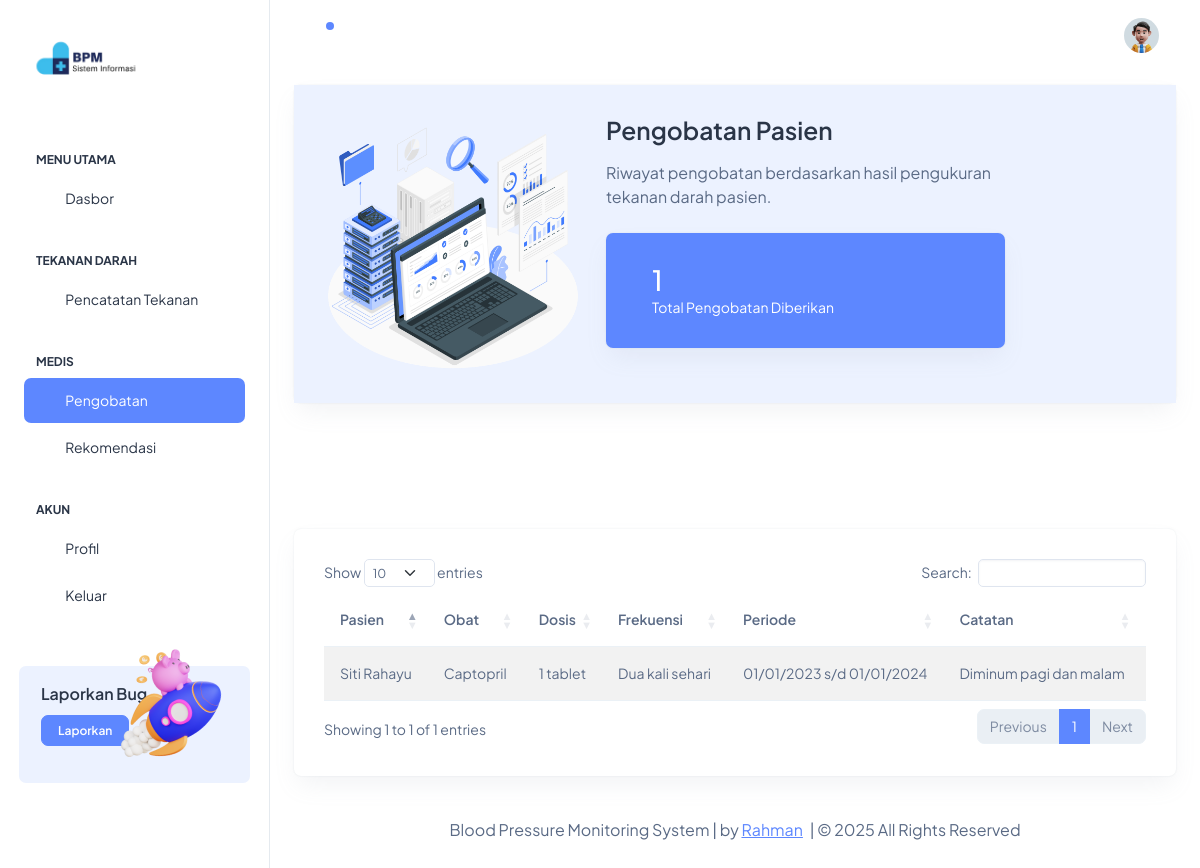
Page /App/Views/pengobatan.php (signed in) on the earlier database version.
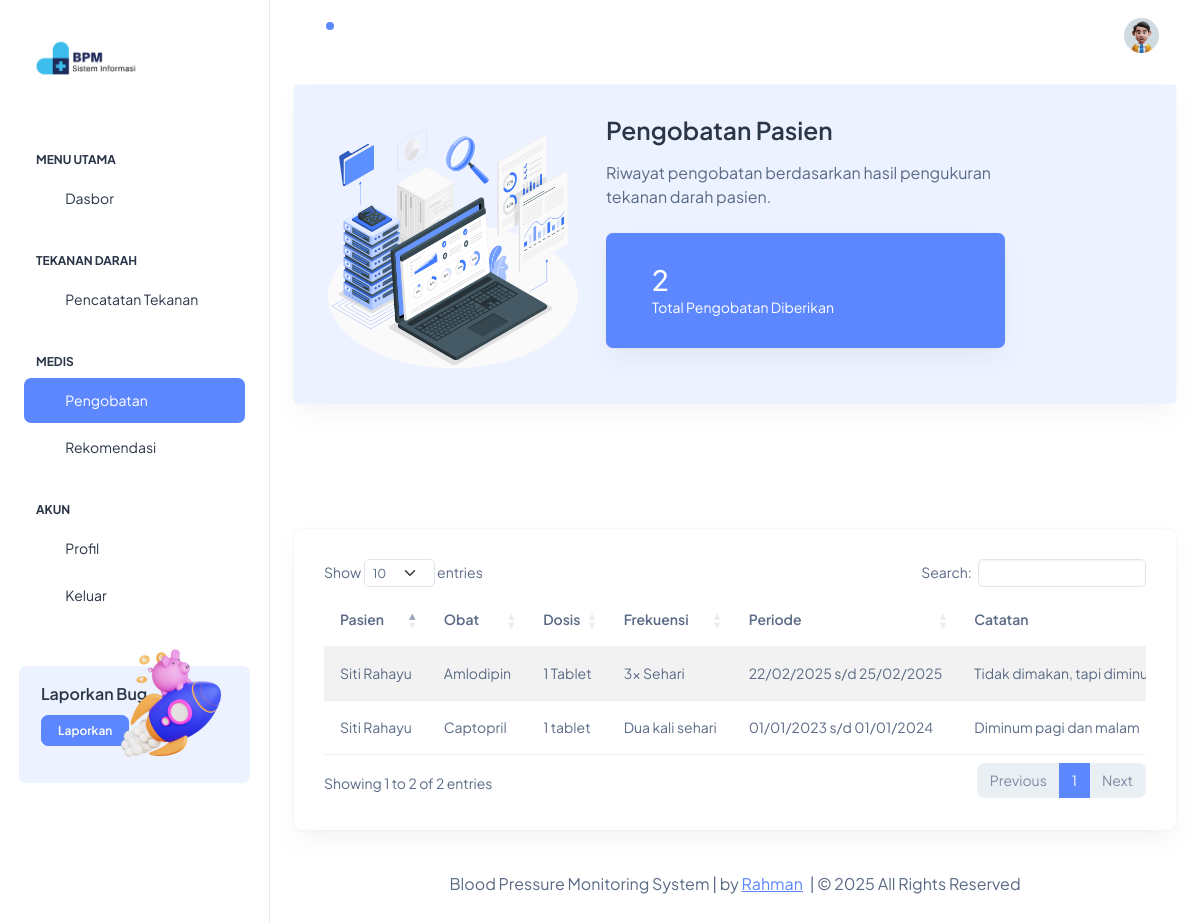
Same page on the later database version.
### tables this page shows
CREATE TABLE `patient_medications` (
  `patient_medication_id` int NOT NULL,
  `patient_id` int DEFAULT NULL,
  `medication_id` int DEFAULT NULL,
  `dosage` varchar(50) DEFAULT NULL,
  `frequency` varchar(50) DEFAULT NULL,
  `start_date` date DEFAULT NULL,
  `end_date` date DEFAULT NULL,
  `prescribed_by` int DEFAULT NULL,
  `notes` text
);

CREATE TABLE `patient_profiles` (
  `patient_id` int NOT NULL,
  `user_id` int DEFAULT NULL,
  `full_name` varchar(100) NOT NULL,
  `date_of_birth` date NOT NULL,
  `gender` enum('M','F') NOT NULL,
  `address` text,
  `phone_number` varchar(20) DEFAULT NULL,
  `emergency_contact` varchar(100) DEFAULT NULL,
  `emergency_phone` varchar(20) DEFAULT NULL,
  `medical_history` text
);

CREATE TABLE `medications` (
  `medication_id` int NOT NULL,
  `name` varchar(100) NOT NULL,
  `description` text,
  `dosage_form` varchar(50) DEFAULT NULL,
  `created_by` int DEFAULT NULL,
  `created_at` timestamp NULL DEFAULT CURRENT_TIMESTAMP
);

### App/Config/Database.php (called while the page is built, shortened)
<?php
class Database
{
    private $host = 'localhost';
    private $db_name = 'blood_pressure_monitoring';
    private $username = 'root';
    private $password = '';
    private $conn;
    private function connect()
    {
        try {
            $this->conn = new PDO(
                'mysql:host=' . $this->host . ';dbname=' . $this->db_name,
                $this->username,
                $this->password
            );
            $this->conn->setAttribute(PDO::ATTR_ERRMODE, PDO::ERRMODE_EXCEPTION);
            $this->conn->setAttribute(PDO::ATTR_DEFAULT_FETCH_MODE, PDO::FETCH_ASSOC);
        } catch (PDOException $e) {
            echo 'Connection Error: ' . $e->getMessage();
        }
    }
    public function query($query, $params = [])
    {
        $stmt = $this->conn->prepare($query);
        $stmt->execute($params);
        return $stmt;
    }
}

### App/Controllers/PengobatanController.php (called while the page is built, shortened)
<?php
require_once __DIR__ . '/../Models/PengobatanModel.php';
class PengobatanController
{
    private $pengobatanModel;
    public function __construct()
    {
        $this->pengobatanModel = new PengobatanModel();
    }
    public function getAllPrescriptions()
    {
        if ($_SESSION['role'] === 'patient') {
            return $this->pengobatanModel->getPatientPrescriptions($_SESSION['user_id']);
        }
        return $this->pengobatanModel->getAllPrescriptions();
    }
}

### App/Models/PengobatanModel.php (called while the page is built, shortened)
<?php
require_once __DIR__ . '/../Config/Database.php';
class PengobatanModel
{
    private $db;
    public function __construct()
    {
        $this->db = new Database();
    }
    public function getPatientPrescriptions($userId)
    {
        $query = "SELECT pm.*,
                         m.name as medication_name,
                         m.dosage_form,
                         pp.full_name as patient_name,
                         dp.full_name as doctor_name
                  FROM patient_medications pm
                  JOIN medications m ON pm.medication_id = m.medication_id
                  JOIN patient_profiles pp ON pm.patient_id = pp.patient_id
                  JOIN doctor_profiles dp ON pm.prescribed_by = dp.doctor_id
                  WHERE pp.user_id = ?
                  ORDER BY pm.start_date DESC";
        return $this->db->query($query, [$userId])->fetchAll();
    }
}

### App/Views/pengobatan.php (the view, shortened to what this page needs)
<?php
require_once __DIR__ . '/../Controllers/PengobatanController.php';
$pengobatanController = new PengobatanController();
$prescriptions = $pengobatanController->getAllPrescriptions();
$totalPrescriptions = count($prescriptions);
?>
<!doctype html>
<html lang="en">
<head>
    <link rel="stylesheet" href="assets/css/styles.min.css" />
    <link rel="stylesheet" href="https://cdn.datatables.net/1.13.7/css/dataTables.bootstrap5.min.css">
    <link rel="stylesheet" href="https://cdn.datatables.net/responsive/2.5.0/css/responsive.bootstrap5.min.css">
    <link href="https://cdn.jsdelivr.net/npm/select2@4.1.0-rc.0/dist/css/select2.min.css" rel="stylesheet" />
    <link rel="stylesheet"
        href="https://cdn.jsdelivr.net/npm/select2-bootstrap-5-theme@1.3.0/dist/select2-bootstrap-5-theme.min.css" />
</head>
<body>
    <div class="page-wrapper" id="main-wrapper" data-layout="vertical" data-navbarbg="skin6" data-sidebartype="full"
        data-sidebar-position="fixed" data-header-position="fixed">
        <?php include 'partials/sidebar.php'; ?>
        <div class="body-wrapper">
            <?php include 'partials/header.php'; ?>
            <div class="container-fluid">
                <div class="row">
                    <div class="col-12">
                        <div class="card w-100">
                            <div class="card-body bg-light-primary">
                                <div class="row align-items-center">
                                    <div class="col-lg-4">
                                        <img src="assets/images/data/data.png" alt="Prescription Statistics"
                                            class="img-fluid">
                                    </div>
                                    <div class="col-lg-6">
                                        <h3 class="fw-semibold mb-3">Pengobatan Pasien</h3>
                                        <p class="fs-4 mb-4">
                                            Riwayat pengobatan berdasarkan hasil pengukuran tekanan darah pasien.
                                        </p>
                                        <div class="card bg-primary text-white mb-4">
                                            <div class="card-body d-flex align-items-center">
                                                <div>
                                                    <h2 class="text-white mb-0"><?= $totalPrescriptions ?></h2>
                                                    <p class="mb-0">Total Pengobatan Diberikan</p>
                                                </div>
                                            </div>
                                        </div>
                                    </div>
                                </div>
                            </div>
                        </div>
                    </div>
                </div>
                <div class="row">
                    <div class="col-12">
                        <div class="card">
                            <div class="card-body">
                                <div class="table-responsive">
                                    <table id="prescriptionTable"
                                        class="table table-striped dt-responsive nowrap w-100">
                                        <thead>
                                            <tr>
                                                <th>Pasien</th>
                                                <th>Obat</th>
                                                <th>Dosis</th>
                                                <th>Frekuensi</th>
                                                <th>Periode</th>
                                                <th>Catatan</th>
                                                <th>Dokter</th>
                                            </tr>
                                        </thead>
                                        <tbody>
                                            <?php foreach ($prescriptions as $prescription): ?>
                                                <tr>
                                                    <td><?= htmlspecialchars($prescription['patient_name']) ?></td>
                                                    <td><?= htmlspecialchars($prescription['medication_name']) ?></td>
                                                    <td><?= htmlspecialchars($prescription['dosage']) ?></td>
                                                    <td><?= htmlspecialchars($prescription['frequency']) ?></td>
                                                    <td>
                                                        <?= date('d/m/Y', strtotime($prescription['start_date'])) ?>
                                                        s/d
                                                        <?= date('d/m/Y', strtotime($prescription['end_date'])) ?>
                                                    </td>
                                                    <td><?= htmlspecialchars($prescription['notes']) ?></td>
                                                    <td><?= htmlspecialchars($prescription['doctor_name']) ?></td>
                                                </tr>
                                            <?php endforeach; ?>
                                        </tbody>
                                    </table>
                                </div>
                            </div>
                        </div>
                    </div>
                </div>
                <?php include 'partials/footer.php'; ?>
            </div>
        </div>
    </div>
</body>
</html>

### App/Views/partials/sidebar.php (shortened to what this page needs)
<aside class="left-sidebar">
    <div>
        <div class="brand-logo d-flex align-items-center justify-content-between">
            <a href="dashboard.php" class="text-nowrap logo-img">
                <img src="assets/images/logos/bpm_logo.png" width="120" alt="" />
            </a>
        </div>
        <nav class="sidebar-nav scroll-sidebar" data-simplebar="">
            <ul id="sidebarnav">
                <li class="nav-small-cap">
                    <span class="hide-menu">Menu Utama</span>
                </li>
                <li class="sidebar-item">
                    <a class="sidebar-link" href="dashboard.php" aria-expanded="false">
                        <span><i class="ti ti-layout-dashboard"></i></span>
                        <span class="hide-menu">Dasbor</span>
                    </a>
                </li>
                <li class="nav-small-cap">
                    <span class="hide-menu">Tekanan Darah</span>
                </li>
                <li class="sidebar-item">
                    <a class="sidebar-link" href="pencatatan.php" aria-expanded="false">
                        <span><i class="ti ti-file"></i></span>
                        <span class="hide-menu">Pencatatan Tekanan</span>
                    </a>
                </li>
                <li class="nav-small-cap">
                    <span class="hide-menu">Medis</span>
                </li>
                <li class="sidebar-item">
                    <a class="sidebar-link" href="pengobatan.php" aria-expanded="false">
                        <span><i class="ti ti-heart"></i></span>
                        <span class="hide-menu">Pengobatan</span>
                    </a>
                </li>
                <li class="sidebar-item">
                    <a class="sidebar-link" href="rekomendasi.php" aria-expanded="false">
                        <span><i class="ti ti-list"></i></span>
                        <span class="hide-menu">Rekomendasi</span>
                    </a>
                </li>
                <li class="nav-small-cap">
                    <span class="hide-menu">Akun</span>
                </li>
                <li class="sidebar-item">
                    <a class="sidebar-link" href="profil.php" aria-expanded="false">
                        <span><i class="ti ti-user-circle"></i></span>
                        <span class="hide-menu">Profil</span>
                    </a>
                </li>
                <li class="sidebar-item">
                    <form action="../Controllers/AuthController.php" method="POST" id="logoutForm">
                        <a class="sidebar-link" href="javascript:void(0)"
                            onclick="document.getElementById('logoutForm').submit();" aria-expanded="false">
                            <span><i class="ti ti-logout"></i></span>
                            <span class="hide-menu">Keluar</span>
                        </a>
                    </form>
                </li>
            </ul>
            <div class="unlimited-access hide-menu bg-light-primary position-relative mb-7 mt-5 rounded">
                <div class="d-flex">
                    <div class="unlimited-access-title me-3">
                        <h6 class="fw-semibold fs-4 mb-6 text-dark w-85">Laporkan Bug</h6>
                        <a href="https://wa.me/62895339046899" target="_blank"
                            class="btn btn-primary fs-2 fw-semibold lh-sm">Laporkan</a>
                    </div>
                    <div class="unlimited-access-img">
                        <img src="assets/images/backgrounds/rocket.png" alt="" class="img-fluid">
                    </div>
                </div>
            </div>
        </nav>
    </div>
</aside>

### App/Views/partials/header.php (shortened to what this page needs)
<header class="app-header">
    <nav class="navbar navbar-expand-lg navbar-light">
        <ul class="navbar-nav">
            <?php if ($_SESSION['role'] === 'patient'): ?>
                <li class="nav-item dropdown position-static">
                    <a class="nav-link nav-icon-hover" href="javascript:void(0)" id="notificationDropdown"
                        data-bs-toggle="dropdown" aria-expanded="false">
                        <i class="ti ti-bell-ringing"></i>
                        <div class="notification bg-primary rounded-circle"></div>
                    </a>
                </li>
            <?php endif; ?>
        </ul>
        <div class="navbar-collapse justify-content-end px-0" id="navbarNav">
            <ul class="navbar-nav flex-row ms-auto align-items-center justify-content-end">
                <li class="nav-item dropdown">
                    <a class="nav-link nav-icon-hover" href="javascript:void(0)" id="profileDropdown"
                        data-bs-toggle="dropdown" aria-expanded="false">
                        <img src="assets/images/profile/user-1.jpg" alt="" width="35" height="35"
                            class="rounded-circle">
                    </a>
                </li>
            </ul>
        </div>
    </nav>
</header>

### App/Views/partials/footer.php
<div class="py-6 px-6 text-center">
    <p class="mb-0 fs-4">Blood Pressure Monitoring System | by <a href="#" target="_blank"
            class="pe-1 text-primary text-decoration-underline">Rahman</a> |
        &copy; <?= date('Y') ?> All Rights Reserved
    </p>
</div>

Differences in the rows shown:
added patient_medications: patient.full_name "Siti Rahayu", medication.name "Amlodipin", dosage "1 Tablet", frequency "3x Sehari", start_date "22/02/2025", end_date "25/02/2025", notes "Tidak dimakan, tapi…"
Other differences:
$totalPrescriptions: "1" → "2"
text written by a page script: "Show entries Search: Showing 1 to 1 of 1 entries Previous 1 Next" → "Show entries Search: Showing 1 to 2 of 2 entries Previous 1 Next"
